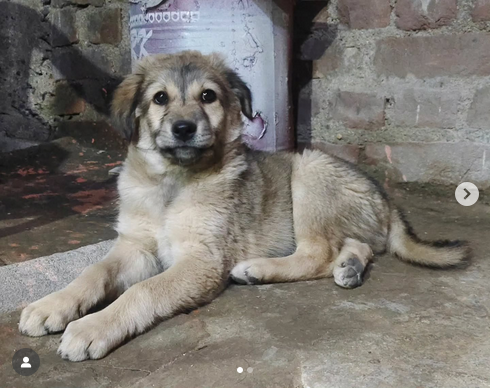
#> input picture Pictures/Picture_1.png, 490 x 388 px; its folder holds only this picture in this run
$ python python_detect_qr.py
#> lines starting #> are read from the running program, lines starting #| are printed output that depends on the picture; after the words box and inside, x2 and y2 are one past the last pixel; in counts of white or black regions, pixels touching at a corner belong together
import argparse
import logging
import time
from typing import Set
from pathlib import Path
from packaging import version

import cv2
import numpy as np
from pyzbar.pyzbar import decode as zbar_decode

def setup_logger(level=logging.INFO):
    logging.basicConfig(
        format="%(asctime)s - %(levelname)s - %(message)s",
        level=level,
        datefmt="%Y-%m-%d %H:%M:%S"
    )
    return logging.getLogger("QR")

logger = setup_logger()

def setup_aruco():
    legacy = version.parse(cv2.__version__) < version.parse("4.7.0")
    dictionary = cv2.aruco.getPredefinedDictionary(cv2.aruco.DICT_5X5_1000)
    params = cv2.aruco.DetectorParameters_create() if legacy else cv2.aruco.DetectorParameters()
    detector = None if legacy else cv2.aruco.ArucoDetector(dictionary, params)
    return detector, params, legacy, dictionary

def detect_aruco(img, detector, params, legacy, dictionary, target_ids: Set[int]):
    gray = cv2.cvtColor(img, cv2.COLOR_BGR2GRAY)
    thresh = cv2.adaptiveThreshold(
        gray, 255, cv2.ADAPTIVE_THRESH_GAUSSIAN_C,
        cv2.THRESH_BINARY, 11, 2
    )
    if legacy:
        corners, ids, _ = cv2.aruco.detectMarkers(thresh, dictionary, parameters=params)
    else:
        corners, ids, _ = detector.detectMarkers(thresh)

    valid = []
    if ids is not None:
        for i, mid in enumerate(ids.flatten()):
            if mid in target_ids:
                valid.append(corners[i][0])
    return valid

def crop_with_padding(img, corners):
    if len(corners) != 4:
        return img, (0, 0)

    pts = np.vstack(corners)
    x1, y1 = pts.min(axis=0).astype(int)
    x2, y2 = pts.max(axis=0).astype(int)
    pad = int(min(x2 - x1, y2 - y1) * 0.2)

    x1 = max(0, x1 - pad)
    y1 = max(0, y1 - pad)
    x2 = min(img.shape[1], x2 + pad)
    y2 = min(img.shape[0], y2 + pad)

    return img[y1:y2, x1:x2], (x1, y1)

def zbar_decode_roi(roi):
    gray = cv2.cvtColor(roi, cv2.COLOR_BGR2GRAY)
    results = zbar_decode(gray)
    for r in results:
        try:
            return r.data.decode("utf-8")
        except Exception:
            continue
    return ""

def enhanced_decode(img, points):
    pts = points.reshape(4, 2).astype(int)
    x1, y1 = pts.min(axis=0)
    x2, y2 = pts.max(axis=0)

    pad = int(min(x2 - x1, y2 - y1) * 0.15)
    x1, y1 = max(0, x1 - pad), max(0, y1 - pad)
    x2, y2 = min(img.shape[1], x2 + pad), min(img.shape[0], y2 + pad)

    roi = img[y1:y2, x1:x2]
    if roi.size < 100:
        return ""

    qr = cv2.QRCodeDetector()

    for scale in [2, 3, 4, 5]:
        roi_s = cv2.resize(roi, None, fx=scale, fy=scale, interpolation=cv2.INTER_CUBIC)
        gray = cv2.cvtColor(roi_s, cv2.COLOR_BGR2GRAY)

        for clip in [2.0, 3.0, 4.0]:
            clahe = cv2.createCLAHE(clipLimit=clip, tileGridSize=(8, 8))
            enh = clahe.apply(gray)
            txt, _, _ = qr.detectAndDecode(cv2.cvtColor(enh, cv2.COLOR_GRAY2BGR))
            if txt.strip():
                return txt.strip()

        txt, _, _ = qr.detectAndDecode(roi_s)
        if txt.strip():
            return txt.strip()

    return zbar_decode_roi(roi)

def detect_and_decode_all(img):
    qr = cv2.QRCodeDetector()
    results = []

    ok, texts, points, _ = qr.detectAndDecodeMulti(img)
    if ok:
        for t, p in zip(texts, points):
            results.append({"points": p, "text": t.strip() if t else ""})

    if not results:
        for s in [0.75, 1.25, 1.5, 2.0]:
            simg = cv2.resize(img, None, fx=s, fy=s, interpolation=cv2.INTER_CUBIC)
            ok, texts, points, _ = qr.detectAndDecodeMulti(simg)
            if ok:
                for t, p in zip(texts, points):
                    results.append({"points": p / s, "text": t.strip() if t else ""})
                break

    for r in results:
        if not r["text"]:
            r["text"] = enhanced_decode(img, r["points"])

    return results

def visualize(img, qrs):
    font = cv2.FONT_HERSHEY_SIMPLEX
    scale = 0.7
    thickness = 2
    pad = 20

    vis = img.copy()
    labels = []

    for i, r in enumerate(qrs):
        pts = r["points"].reshape(-1, 1, 2).astype(int)
        cv2.polylines(vis, [pts], True, (0, 255, 0), 3)
        if r["text"]:
            labels.append(f"QR #{i+1}: {r['text']}")

    if not labels:
        return vis

    widths, heights = [], []
    for l in labels:
        (w, h), b = cv2.getTextSize(l, font, scale, thickness)
        widths.append(w)
        heights.append(h + b + 8)

    text_w, text_h = max(widths), sum(heights)

    new_w = max(vis.shape[1], text_w + pad * 2)
    new_h = vis.shape[0] + text_h + pad * 2

    canvas = np.ones((new_h, new_w, 3), dtype=np.uint8) * 255
    x_off = (new_w - vis.shape[1]) // 2
    y_off = text_h + pad * 2

    canvas[y_off:y_off + vis.shape[0], x_off:x_off + vis.shape[1]] = vis

    y = pad + 20
    x = (new_w - text_w) // 2

    for line in labels:
        cv2.putText(canvas, line, (x, y), font, scale, (0, 0, 0), thickness, cv2.LINE_AA)
        y += 28

    return canvas

def main():
    ap = argparse.ArgumentParser()
    ap.add_argument("--input_dir", default="Pictures")
    ap.add_argument("--out_dir", default="Outputs")
    ap.add_argument("--marker_ids", nargs="+", type=int, default=[43, 44, 101, 102])
    args = ap.parse_args()

    detector, params, legacy, dictionary = setup_aruco()
    in_dir = Path(args.input_dir)
    out_dir = Path(args.out_dir)
    out_dir.mkdir(exist_ok=True)

    total = decoded = 0
    start = time.time()

    for p in sorted(in_dir.glob("*.[jp][pn]g")):
        img = cv2.imread(str(p))
#> img is the input picture: shape (388, 490, 3); mean B, G, R 113.2, 118.7, 122.8
        if img is None:
            continue

        corners = detect_aruco(img, detector, params, legacy, dictionary, set(args.marker_ids))
#> in detect_aruco, `gray = cv2.cvtColor(img, cv2.COLOR_BGR2GRAY)`:
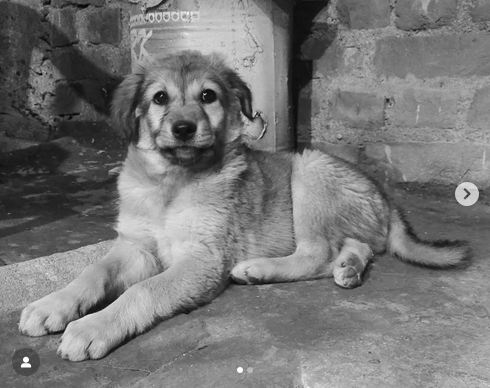
#> gray: shape (388, 490); min 5, max 255, mean 119.3
#> in detect_aruco, `thresh = cv2.adaptiveThreshold( gray, 255, cv2.ADAPTIVE_THRESH_GAUSSIA..`:
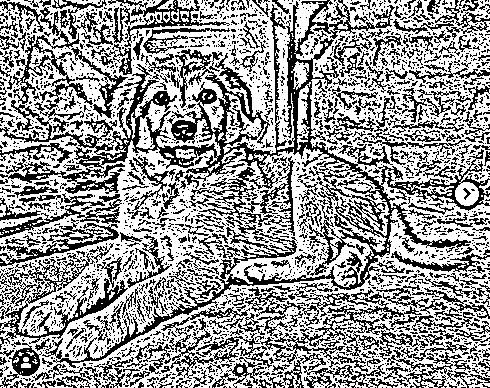
#> thresh: shape (388, 490); 60% white; black in thin lines or dots
#> in detect_aruco, `corners, ids, _ = detector.detectMarkers(thresh)`: corners = (); ids = None
#> corners = []
        cropped, offset = crop_with_padding(img, corners)
#> offset = (0, 0)
        qrs = detect_and_decode_all(cropped)
#> in detect_and_decode_all, `ok, texts, points, _ = qr.detectAndDecodeMulti(img)`: ok = False; texts = ()
#> after the loop in detect_and_decode_all, `for s in [0.75, 1.25, 1.5, 2.0]:`: results = []
#> qrs = []

        for r in qrs:
            r["points"][:, 0] += offset[0]
            r["points"][:, 1] += offset[1]
            total += 1
            if r["text"]:
                decoded += 1
#> this loop made 0 passes
#> after the loop, decoded = 0; total = 0

        vis = visualize(img, qrs)
#> after the loop in visualize, `for i, r in enumerate(qrs):`: labels = []
        cv2.imwrite(str(out_dir / f"{p.stem}_result.jpg"), vis)

    elapsed = time.time() - start
    logger.info("=" * 50)
    logger.info(f"Total QR found : {total}")
    logger.info(f"Successfully read : {decoded}")
    logger.info(f"Time taken : {elapsed:.2f}s")
    logger.info(f"Average time/img : {elapsed / max(1, total):.2f}s")

if __name__ == "__main__":
    main()
